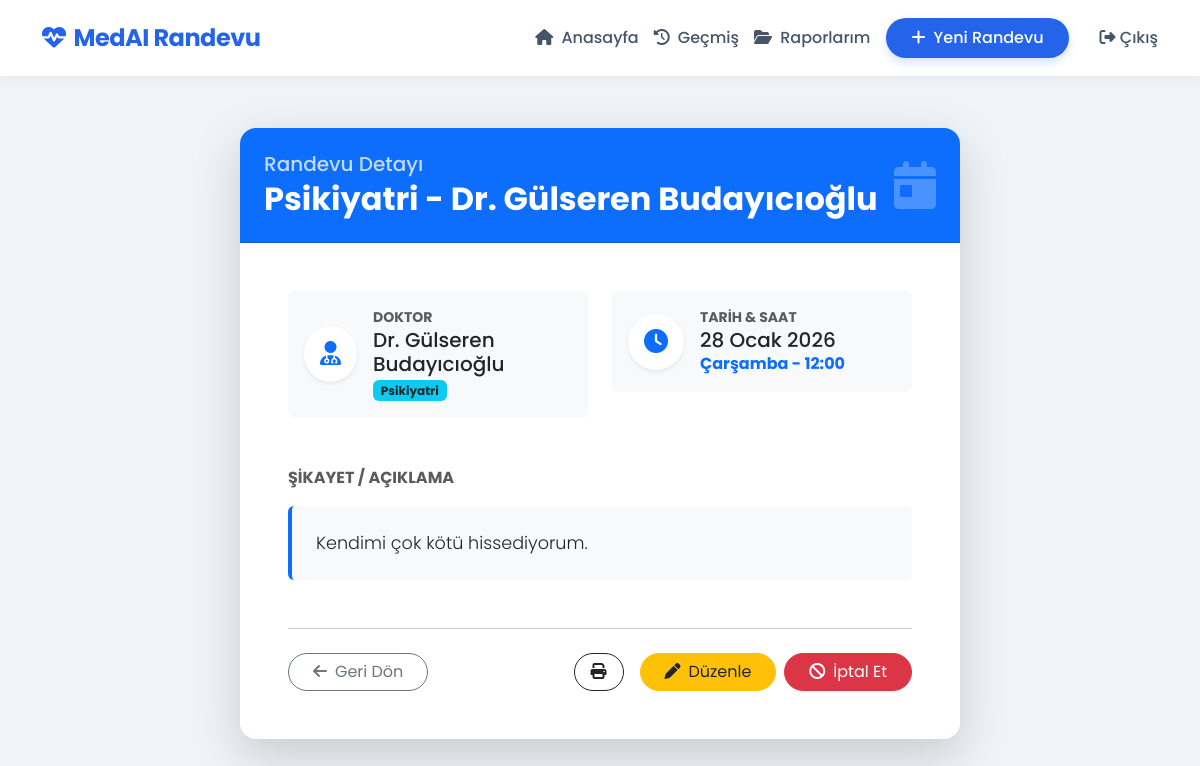
Page /appointments/43/ (signed in) on the committed database.
### appointments/models.py (models this page shows, shortened)
class Appointment(models.Model):
    user=models.ForeignKey(User,on_delete=models.CASCADE)
    title=models.CharField(verbose_name="Başlık",max_length=100)
    description=models.TextField(verbose_name="Açıklama")
    date=models.DateTimeField(verbose_name="Randevu Tarihi")
    status=models.ForeignKey(Status,on_delete=models.SET_NULL,null=True,verbose_name="Durum")
    doctor=models.ForeignKey(Doctor,on_delete=models.SET_NULL,null=True,blank=True,verbose_name="Doktor")
    document = models.FileField(upload_to='documents/', blank=True, null=True, verbose_name="Rapor/Dosya")

class Doctor(models.Model):
    user = models.OneToOneField(User, on_delete=models.CASCADE, null=True, blank=True)
    name=models.CharField(max_length=50)
    speciality=models.CharField(max_length=30)

### appointments/views.py (the view)
# urls.py: path("appointments/<int:pk>/", views.appointment_detail, name="appointment_detail"),
@login_required
def appointment_detail(request, pk):
    appointment = get_object_or_404(Appointment, pk=pk, user=request.user)
    return render(request, "appointments/appointment_detail.html", {"appointment": appointment})

### appointments/templates/appointments/appointment_detail.html (shortened to what this page needs)
{% extends 'base.html' %}
{% block content %}
<div class="container py-5">
    <div class="row justify-content-center">
        <div class="col-lg-8">
            <div class="card border-0 shadow-lg overflow-hidden">
                <div class="card-header p-4 text-white {% if appointment.status.name == 'Cancelled' %}bg-danger{% elif appointment.status.name == 'Completed' %}bg-success{% else %}bg-primary{% endif %}">
                    <div class="d-flex justify-content-between align-items-center">
                        <div>
                            <h5 class="mb-1 opacity-75">Randevu Detayı</h5>
                            <h2 class="mb-0 fw-bold">{{ appointment.title }}</h2>
                        </div>
                        <div class="text-end">
                            <i class="fa-solid fa-calendar-day fa-3x opacity-25"></i>
                        </div>
                    </div>
                </div>
                <div class="card-body p-5">
                    <div class="row g-4 mb-5">
                        <div class="col-md-6">
                            <div class="d-flex align-items-center p-3 rounded bg-light">
                                <div class="bg-white p-3 rounded-circle shadow-sm me-3 text-primary">
                                    <i class="fa-solid fa-user-doctor fa-xl"></i>
                                </div>
                                <div>
                                    <small class="text-muted d-block fw-bold">DOKTOR</small>
                                    <h5 class="mb-0 text-dark">{{ appointment.doctor.name }}</h5>
                                    <span class="badge bg-info text-dark mt-1">{{ appointment.doctor.speciality }}</span>
                                </div>
                            </div>
                        </div>
                        <div class="col-md-6">
                            <div class="d-flex align-items-center p-3 rounded bg-light">
                                <div class="bg-white p-3 rounded-circle shadow-sm me-3 text-primary">
                                    <i class="fa-solid fa-clock fa-xl"></i>
                                </div>
                                <div>
                                    <small class="text-muted d-block fw-bold">TARİH & SAAT</small>
                                    <h5 class="mb-0 text-dark">{{ appointment.date|date:"d F Y" }}</h5>
                                    <span class="text-primary fw-bold">{{ appointment.date|date:"l" }} - {{ appointment.date|date:"H:i" }}</span>
                                </div>
                            </div>
                        </div>
                    </div>
                    <div class="mb-5">
                        <label class="fw-bold text-muted mb-3">ŞİKAYET / AÇIKLAMA</label>
                        <div class="p-4 rounded border-start border-4 border-primary bg-light">
                            <p class="mb-0 lead" style="font-size: 1.1rem;">
                                {{ appointment.description }}
                            </p>
                        </div>
                    </div>
                    <hr class="my-4 opacity-25">
                    <div class="d-flex justify-content-between align-items-center">
                        <a href="{% url 'dashboard' %}" class="btn btn-outline-secondary px-4 rounded-pill">
                            <i class="fa-solid fa-arrow-left me-2"></i>Geri Dön
                        </a>
                        <div class="d-flex gap-2 align-items-center">
                            <button onclick="window.print()" class="btn btn-outline-dark px-3 rounded-pill me-2" title="Yazdır">
                                <i class="fa-solid fa-print"></i>
                            </button>
                            {% if appointment.status.name == 'Completed' %}
                                <span class="badge bg-success px-3 py-2 rounded-pill">
                                    <i class="fa-solid fa-check-double me-1"></i> Tamamlandı
                                </span>
                            {% elif appointment.status.name == 'Cancelled' %}
                                <span class="badge bg-danger px-3 py-2 rounded-pill">
                                    <i class="fa-solid fa-ban me-1"></i> İptal Edildi
                                </span>
                            {% else %}
                                <a href="{% url 'appointment_update' appointment.pk %}" class="btn btn-warning text-dark px-4 rounded-pill">
                                    <i class="fa-solid fa-pen me-2"></i>Düzenle
                                </a>
                                <a href="{% url 'appointment_cancel' appointment.pk %}" class="btn btn-danger px-4 rounded-pill">
                                    <i class="fa-solid fa-ban me-2"></i>İptal Et
                                </a>
                            {% endif %}
                        </div>
                    </div>
                </div>
            </div>
        </div>
    </div>
</div>
{% endblock %}

### templates/base.html (style rules this page uses)
:root { --primary-color: #2563eb; --secondary-color: #64748b; --bg-color: #f0f4f8; --card-shadow: 0 4px 6px -1px rgba(0, 0, 0, 0.1), 0 2px 4px -1px rgba(0, 0, 0, 0.06); }
body { font-family: 'Poppins', sans-serif; background-color: var(--bg-color); color: #1e293b; margin-top: 80px; }
.card { border: none; border-radius: 16px; box-shadow: var(--card-shadow); background: white; transition: transform 0.2s; }

### rows in the picture
Appointment: title "Psikiyatri - Dr. Gülseren Budayıcıoğlu", doctor.name "Dr. Gülseren Budayıcıoğlu", doctor.speciality "Psikiyatri", date "28 Ocak 2026", date "Çarşamba", date "12:00", description "Kendimi çok kötü hissediyorum."
